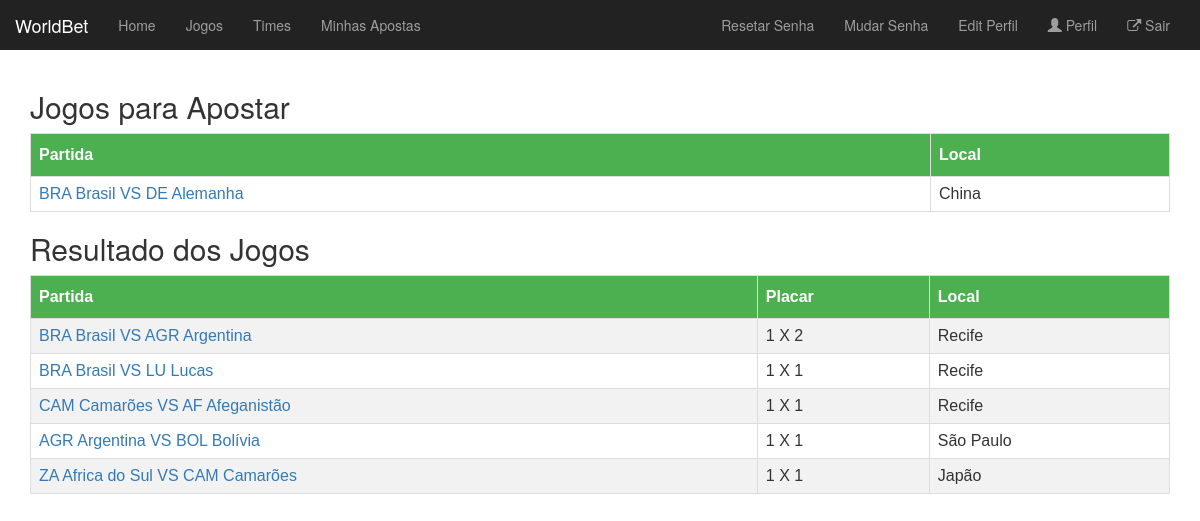
Page /bolao/listajogos/ (signed in) on the committed database.
### bolao/models.py (models this page shows)
class Partida(models.Model):
    local = models.CharField(max_length=50, default='')
    time1 = models.ForeignKey(selecao, related_name='time1')
    time2 = models.ForeignKey(selecao, related_name='time2')
    placar_time1 = models.IntegerField(blank=True, null=True)
    placar_time2 = models.IntegerField(blank=True, null=True)
    def __str__(self):
        return "%s %s VS  %s %s " %(self.time1.sigla, self.time1, self.time2.sigla, self.time2)

class selecao(models.Model):
    class Meta:
        verbose_name_plural = "Selecoes"
    def __str__(self):
        return "%s" % (self.nome)
    sigla = models.CharField(max_length=3)
    nome = models.CharField(max_length=30)

### bolao/views.py (the view)
@login_required
def listajogos(request):
	partidas = Partida.objects.all()
	args = {'partidas': partidas}
	return render(request, 'listajogos.html', args)

### bolao/templates/listajogos.html (shortened to what this page needs)
{% extends "base.html" %}
{% block body %}
<div class='container'>
{% if partidas %}
	<h2>Jogos para Apostar</h2>
	<table id="customers">
	<tr>
		<th>Partida</th>
		<th>Local</th>
	</tr>
		{% for partida in partidas %}
			<tr>
				{% if  partida.placar_time1 == None %}
					<td><a href="/bolao/apostas/{{ partida.id }}">{{ partida }}</a></td>
					<td>{{ partida.local }}</td>
		{% endif %}
			</tr>
		{% endfor %}
	</table>
	{% else %}
		<h1><marquee> SEM PARTIDAS NO MOMENTO </marquee></h1>
{% endif %}
{% if partidas %}
	<h2>Resultado dos Jogos</h2>
	<table id="customers">
		<tr>
			<th>Partida</th>
			<th>Placar</th>
			<th>Local</th>
		</tr>
		{% for partida in partidas %}
			<tr>
				{% if partida.placar_time1 or partida.placar_time1 == 0 %}
					<td><a href="/bolao/lista_apostas/{{ partida.id }}"> {{ partida }}</a></td>
					<td>{{ partida.placar_time1 }} X {{ partida.placar_time2 }}</td>
					<td>{{ partida.local }}</td>
				{% endif %}
			</tr>
		{% endfor %}
	</table>
{% endif %}
</div>
{% endblock %}

### bolao/templates/base.html (shortened to what this page needs)
{% load staticfiles %}
<html>
<head>
   <link rel="stylesheet" href="https://maxcdn.bootstrapcdn.com/bootstrap/3.3.7/css/bootstrap.min.css">
   <link href="https://maxcdn.bootstrapcdn.com/font-awesome/4.7.0/css/font-awesome.min.css" rel="stylesheet">
</head>
<body>
<nav class="navbar navbar-inverse" style="border-radius: 0px; border-style: none; ">
  <div class="container-fluid">
    <div class="navbar-header">
      <a class="navbar-brand" href="#">WorldBet</a>
    </div>
    {% if user.is_authenticated %}
    <div class="collapse navbar-collapse" id="myNavbar">
    <ul class="nav navbar-nav">
      <li><a href="/bolao">Home</a></li>
      <li><a href="/bolao/listajogos">Jogos</a></li>
      <li><a href="/bolao/times">Times</a></li>
      <li><a href="/bolao/minhas_apostas">Minhas Apostas</a></li>
    </ul>
    <ul class="nav navbar-nav navbar-right">
      <li><a href="/bolao/reset-senha">Resetar Senha</a></li>
      <li><a href="/bolao/mudar-senha">Mudar Senha</a></li>
      <li><a href="/bolao/perfil/editar">Edit Perfil</a></li>
      <li><a href="/bolao/perfil"><span class="glyphicon glyphicon-user"></span> Perfil</a></li>
      <li><a href="/bolao/logout"><i class="fa fa-external-link" aria-hidden="true"></i></span> Sair</a></li>
    </ul>
    {% endif %}
    </div>
  </div>
</nav>
{% block body %}{% endblock %}
</body>
</html>

### rows in the picture
Partida: time1+time2 "BRA Brasil VS DE Alemanha", local "China"
Partida: time1+time2 "BRA Brasil VS AGR Argentina", placar_time1 "1", placar_time2 "2", local "Recife"
Partida: time1+time2 "BRA Brasil VS LU Lucas", placar_time1 "1", placar_time2 "1", local "Recife"
Partida: time1+time2 "CAM Camarões VS AF Afeganistão", placar_time1 "1", placar_time2 "1", local "Recife"
Partida: time1+time2 "AGR Argentina VS BOL Bolívia", placar_time1 "1", placar_time2 "1", local "São Paulo"
Partida: time1+time2 "ZA Africa do Sul VS CAM Camarões", placar_time1 "1", placar_time2 "1", local "Japão"
